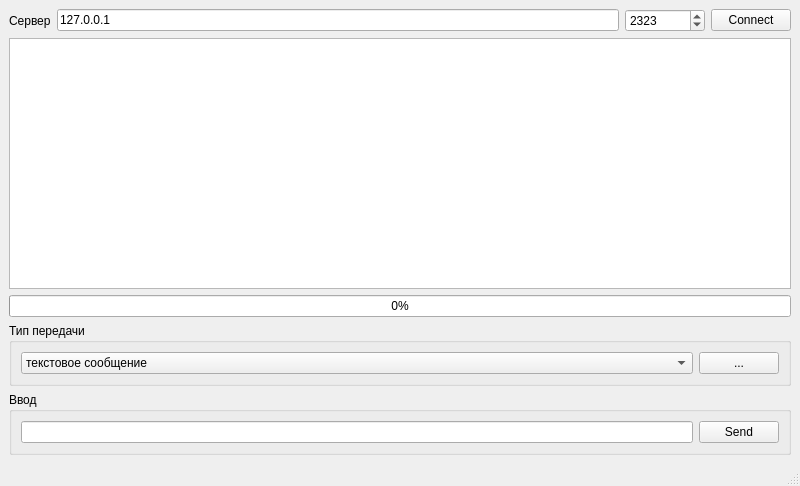
<?xml version="1.0" encoding="UTF-8"?>
<ui version="4.0">
 <class>MainWindow</class>
 <widget class="QMainWindow" name="MainWindow">
  <property name="geometry">
   <rect>
    <x>0</x>
    <y>0</y>
    <width>800</width>
    <height>486</height>
   </rect>
  </property>
  <property name="windowTitle">
   <string>MainWindow</string>
  </property>
  <widget class="QWidget" name="centralwidget">
   <layout class="QVBoxLayout" name="verticalLayout">
    <item>
     <layout class="QHBoxLayout" name="horizontalLayout">
      <item>
       <widget class="QLabel" name="lServer">
        <property name="text">
         <string>Сервер</string>
        </property>
       </widget>
      </item>
      <item>
       <widget class="QLineEdit" name="leSrvIP">
        <property name="text">
         <string>127.0.0.1</string>
        </property>
       </widget>
      </item>
      <item>
       <widget class="QSpinBox" name="sbPort">
        <property name="minimumSize">
         <size>
          <width>80</width>
          <height>0</height>
         </size>
        </property>
        <property name="maximum">
         <number>65535</number>
        </property>
        <property name="value">
         <number>2323</number>
        </property>
       </widget>
      </item>
      <item>
       <widget class="QPushButton" name="pbConnect">
        <property name="text">
         <string>Connect</string>
        </property>
       </widget>
      </item>
     </layout>
    </item>
    <item>
     <widget class="QTextEdit" name="teInfo"/>
    </item>
    <item>
     <widget class="QProgressBar" name="prbTxProcess">
      <property name="value">
       <number>0</number>
      </property>
     </widget>
    </item>
    <item>
     <widget class="QGroupBox" name="gbTxType">
      <property name="title">
       <string>Тип передачи</string>
      </property>
      <layout class="QHBoxLayout" name="horizontalLayout_2">
       <item>
        <widget class="QComboBox" name="cbMsgType">
         <property name="sizePolicy">
          <sizepolicy hsizetype="Expanding" vsizetype="Fixed">
           <horstretch>0</horstretch>
           <verstretch>0</verstretch>
          </sizepolicy>
         </property>
         <item>
          <property name="text">
           <string>текстовое сообщение</string>
          </property>
         </item>
         <item>
          <property name="text">
           <string>файл изображения</string>
          </property>
         </item>
        </widget>
       </item>
       <item>
        <widget class="QPushButton" name="pbOpenImg">
         <property name="text">
          <string>...</string>
         </property>
        </widget>
       </item>
      </layout>
     </widget>
    </item>
    <item>
     <widget class="QGroupBox" name="gbIO">
      <property name="title">
       <string>Ввод</string>
      </property>
      <layout class="QHBoxLayout" name="horizontalLayout_3">
       <item>
        <widget class="QLineEdit" name="leInput"/>
       </item>
       <item>
        <widget class="QPushButton" name="pbSend">
         <property name="text">
          <string>Send</string>
         </property>
        </widget>
       </item>
      </layout>
     </widget>
    </item>
   </layout>
  </widget>
  <widget class="QMenuBar" name="menubar">
   <property name="geometry">
    <rect>
     <x>0</x>
     <y>0</y>
     <width>800</width>
     <height>22</height>
    </rect>
   </property>
  </widget>
  <widget class="QStatusBar" name="statusbar"/>
 </widget>
 <resources/>
 <connections/>
</ui>
